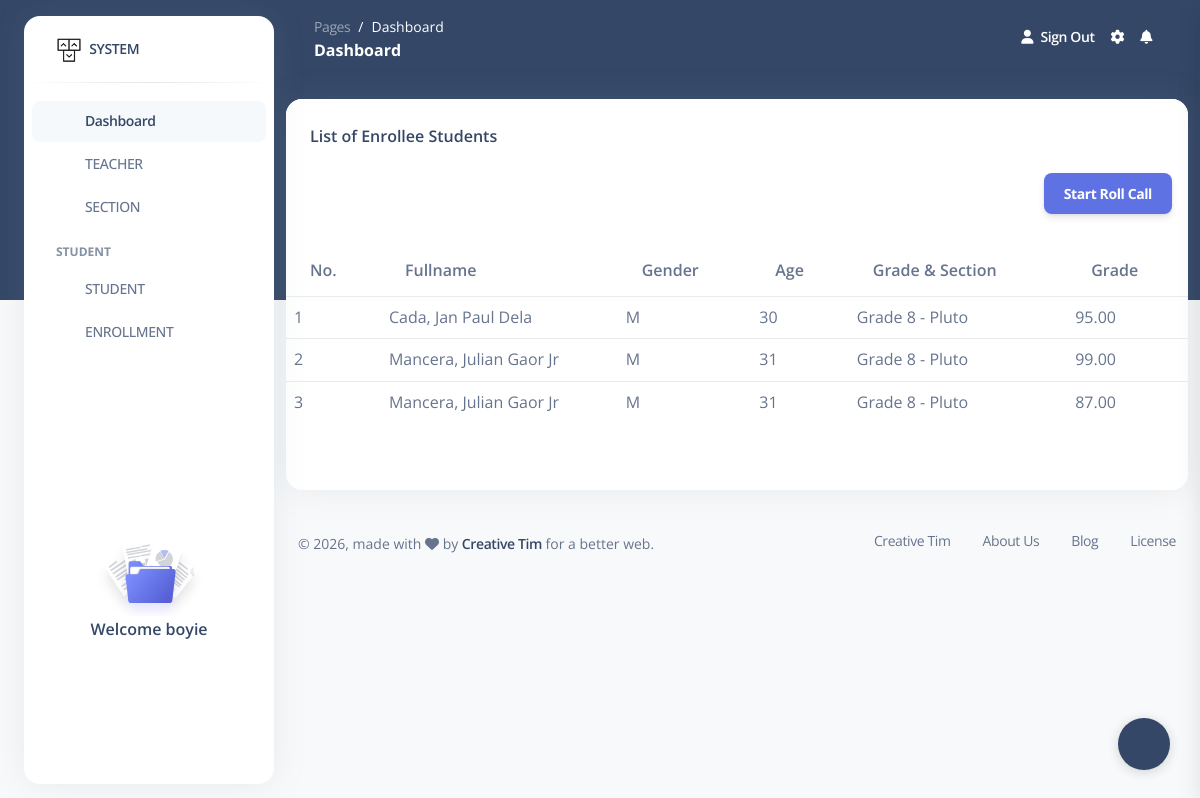
The page /2f955d85d1a5499981d37fe4316fb133/section_student_list/ (signed in) on the database its author committed.
### enrollment/models.py (models this page shows, shortened)
class Enrollment(models.Model):
    enrollment_id = models.UUIDField(primary_key = True, default = uuid.uuid4, editable = False)
    student = models.ForeignKey(Student, on_delete=models.RESTRICT)
    section = models.ForeignKey(Section, on_delete=models.SET_NULL, null=True, blank=True)
    date_enrolled = models.DateField(auto_now_add=True)
    status = models.CharField(max_length=20, choices=STATUS_CHOICES, default='enrollee')
    school_year = models.CharField(max_length=10,null=True, blank=True)
    prev_grade =   models.CharField(max_length=2,default=0)
    grade = models.DecimalField(max_digits=5, decimal_places=2, null=True, blank=True)
    class Meta:
        constraints = [
            models.UniqueConstraint(fields=['student', 'grade','prev_grade'], name='unique_student_grade')
        ]

class Student(models.Model):
    student_id = models.UUIDField(primary_key = True, default = uuid.uuid4, editable = False)
    lrn_no = models.CharField(max_length=50,unique=True, blank=True, null=True)
    first_name = models.CharField(max_length=100)
    middle_name = models.CharField(max_length=50)
    last_name = models.CharField(max_length=100)
    ext_name = models.CharField(max_length=20)
    date_of_birth = models.DateField()
    gender = models.CharField(max_length=1, choices=GENDER_CHOICES)
    address = models.TextField()
    contact_number = models.CharField(max_length=20,default=0,blank=True)
    email = models.EmailField(blank=True,null=True)
    class Meta:
        constraints = [
            models.UniqueConstraint(
                fields=['first_name','middle_name','ext_name', 'last_name', 'date_of_birth'],
                name='unique_student_identity'
            )
        ]
    @property
    def age(self):
        today = date.today()
        dob = self.date_of_birth
        age = today.year - dob.year
        if (today.month, today.day) < (dob.month, dob.day):
            age -= 1
        return age

class Section(models.Model):
    section_id = models.UUIDField(primary_key = True, default = uuid.uuid4, editable = False)
    grade_level = models.ForeignKey(GradeLevel, on_delete=models.CASCADE,null=True, blank=True)
    section_name = models.CharField(max_length=20)  # e.g GRADE 7
    instructor = models.ForeignKey(Instructor, on_delete=models.CASCADE,null=True, blank=True)
    semester = models.CharField(max_length=20,null=True, blank=True)
    room = models.CharField(max_length=20,default="N/A")

class GradeLevel(models.Model):
    grade_id = models.UUIDField(primary_key = True, default = uuid.uuid4, editable = False)
    grade_no = models.CharField(max_length=5,unique=True)

### enrollment/views/section.py (the view)
# urls.py: path('<str:sec_id>/section_student_list/', section.section_student_list, name='section_student_list'),
@login_required(login_url='login')
def section_student_list(request,sec_id):
    current_year = datetime.now().year
    sc =  f"{current_year}-{current_year+1}"
    students = Enrollment.objects.filter(section=sec_id,school_year=sc,status='enrolled').order_by('student__last_name')
    current_year = datetime.now().year
    students_data = [
        {
            "id": i.student.student_id,
            "last_name": i.student.last_name,
            "first_name": i.student.first_name,
            "gender": i.student.gender,
            "age": i.student.age,
            "grade_no": i.section.grade_level.grade_no,
            "section_name": i.section.section_name,
        }
        for i in students
    ]
    return render(request, 'enrollment/student/section_student_list.html',{'students':students,"students_data": students_data})

### enrollment/templates/enrollment/student/section_student_list.html (shortened to what this page needs)
{% extends 'dashboard.html' %}
{% load static %}
{% block content %}
<div class="row">
  <div class="col-12">
    <div class="card mb-4">
      <div class="card-header pb-0">
        <h6>List of Enrollee Students</h6>
      </div>
          <div class="m-3 text-end">
             <button class="btn btn-primary" data-bs-toggle="modal" data-bs-target="#rollCallModal">
                Start Roll Call
              </button>
            </div>
      <div class="card-body px-0 pt-0 pb-2">
        <div class="table-responsive p-0">
          <table class="table align-items-center mb-0">
            <thead>
              <tr>
                <th>No.</th>
                <th>Fullname</th>
                <th>Gender</th>
                <th>Age</th>
                <th>Grade & Section</th>
                <th>Grade</th>
              </tr>
            </thead>
            <tbody>
            {% for i in students %}
                  <tr>
                    <td>{{ forloop.counter }}</td>
                    <td>{{ i.student.last_name }}, {{ i.student.first_name }} {{ i.student.middle_name }} {{ i.student.ext_name }}</td>
                    <td>{{ i.student.gender }}</td>
                    <td>{{ i.student.age }}</td>
                    <td>Grade {{ i.section.grade_level.grade_no }} - {{ i.section.section_name }}</td>
                    <td>{{ i.grade}}</td>
                  </tr>
              {% empty %}
                <tr>
                  <td colspan="6"><center><font color="red">No students Enrolled yet in this section.</font></center></td>
                </tr>
              {% endfor %}
            </tbody>
          </table>
        </div>
        <hr>
      </div>
      <br>
    </div>
  </div>
</div>
<link href="https://cdn.jsdelivr.net/npm/select2@4.1.0-rc.0/dist/css/select2.min.css" rel="stylesheet" />
{% endblock %}

### enrollment/templates/includes/navigation.html (shortened to what this page needs)
{% load static %}
<aside class="sidenav bg-white navbar navbar-vertical navbar-expand-xs border-0 border-radius-xl my-3 fixed-start ms-4 " id="sidenav-main">
    <div class="sidenav-header">
      <a class="navbar-brand m-0" href=" https://demos.creative-tim.com/argon-dashboard/pages/dashboard.html " target="_blank">
        <img src="{% static 'img/logo-ct-dark.png' %}" width="26px" height="26px" class="navbar-brand-img h-100" alt="main_logo">
        <span class="ms-1 font-weight-bold">SYSTEM</span>
      </a>
    </div>
    <hr class="horizontal dark mt-0">
    <div class="collapse navbar-collapse  w-auto " id="sidenav-collapse-main">
      <ul class="navbar-nav">
        <li class="nav-item">
          <a class="nav-link active" href="/">
            <div class="icon icon-shape icon-sm border-radius-md text-center me-2 d-flex align-items-center justify-content-center">
            </div>
            <span class="nav-link-text ms-1">Dashboard</span>
          </a>
        </li>
        <li class="nav-item">
          <a class="nav-link " href="{% url 'teacher_view' %}">
            <div class="icon icon-shape icon-sm border-radius-md text-center me-2 d-flex align-items-center justify-content-center">
            </div>
            <span class="nav-link-text ms-1">TEACHER</span>
          </a>
        </li>
          <li class="nav-item">
          <a class="nav-link " href="{% url 'section_view' %}">
            <div class="icon icon-shape icon-sm border-radius-md text-center me-2 d-flex align-items-center justify-content-center">
            </div>
            <span class="nav-link-text ms-1">SECTION</span>
          </a>
        </li>
        <li class="nav-item mt-3">
          <h6 class="ps-4 ms-2 text-uppercase text-xs font-weight-bolder opacity-6">STUDENT</h6>
        </li>
        <li class="nav-item">
          <a class="nav-link " href="{% url 'student_view' %}">
            <div class="icon icon-shape icon-sm border-radius-md text-center me-2 d-flex align-items-center justify-content-center">
            </div>
            <span class="nav-link-text ms-1">STUDENT</span>
          </a>
        </li>
        <li class="nav-item">
          <a class="nav-link " href="{% url 'enrollment_create'%}">
            <div class="icon icon-shape icon-sm border-radius-md text-center me-2 d-flex align-items-center justify-content-center">
            </div>
            <span class="nav-link-text ms-1">ENROLLMENT</span>
          </a>
        </li>
      </ul>
    </div>
    <div class="sidenav-footer mx-3 ">
      <div class="card card-plain shadow-none" id="sidenavCard">
        <img class="w-50 mx-auto" src="{% static 'img/illustrations/icon-documentation.svg' %}" alt="sidebar_illustration">
        <div class="card-body text-center p-3 w-100 pt-0">
          <div class="docs-info">
            <h6 class="mb-0">Welcome {{ user }}</h6>
          </div>
        </div>
      </div>
    </div>
  </aside>

### rows shown on the page
Enrollment: student.last_name "Cada", student.first_name "Jan Paul", student.middle_name "Dela", student.gender "M", student.age "30", section.grade_level.grade_no "8", section.section_name "Pluto", grade "95.00"
Enrollment: student.last_name "Mancera", student.first_name "Julian", student.middle_name "Gaor", student.ext_name "Jr", student.gender "M", student.age "31", section.grade_level.grade_no "8", section.section_name "Pluto", grade "99.00"
Enrollment: student.last_name "Mancera", student.first_name "Julian", student.middle_name "Gaor", student.ext_name "Jr", student.gender "M", student.age "31", section.grade_level.grade_no "8", section.section_name "Pluto", grade "87.00"

### other values the page prints
{{ user }} "boyie"
